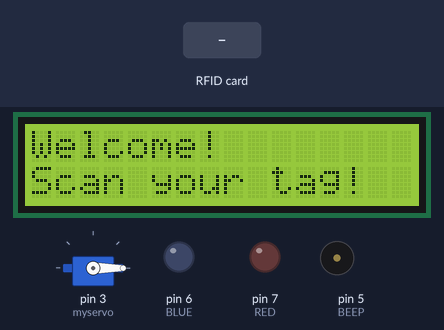
A sketch run on a simulated Arduino Uno, built with avr-gcc and run on an emulated ATmega328P. Parts: 16×2 character LCD, servo, output pins drawn as LEDs (lit = HIGH), buzzer (waves = sounding, pin HIGH). The inputs (shaded band) are chosen by the test bench. Pins used as bus, display or sensor lines are not drawn; what the sketch prints to the serial monitor is not drawn.

Above: at 1.3 s.
1.4 s: RFID card 43 C8 56 A8 held to the reader
At 1.58 s:
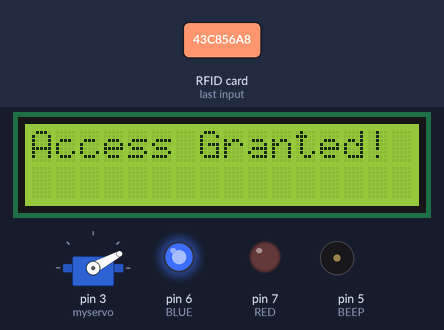
At 2.7 s:
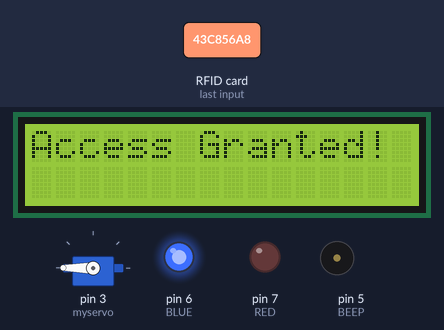
3.8 s: RFID card 5E 7A 19 C4 held to the reader
At 4.37 s:
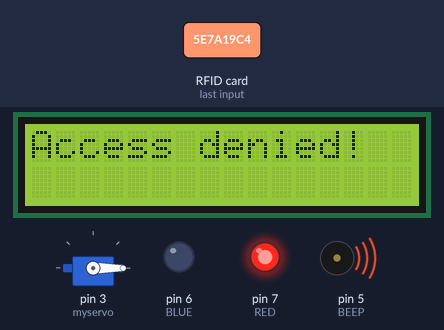
Timing chart, 0 to 7.0 s (numbered marks = the images above; inputs shaded):
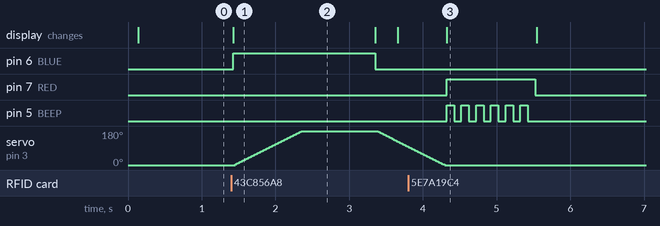

Measured:
- after the input at 1.4 s, pin 6 (BLUE): LOW → HIGH at once, → LOW 1.9 s later; servo on pin 3 (myservo): rises from 0° to 180° in 0.89 s, then falls to 99° in 1.4 s; the display: changes at once (image 1)
- after the input at 3.8 s, pin 7 (RED): LOW → HIGH after 0.52 s, → LOW 1.2 s later; pin 5 (BEEP): alternates HIGH for 0.10 s and LOW for 0.10 s, 12 changes in all, then stays LOW, starting after 0.52 s; the display: changes after 0.52 s (image 3)

The sketch:

sketch_mar10a.ino
```cpp
#include <SPI.h>
#include <MFRC522.h>
#include <Wire.h>
#include <LiquidCrystal_I2C.h>
#include <Servo.h>
#define ss_pin 10
#define reset_pin 9
#define RED 7
#define BLUE 6
#define BEEP 5
MFRC522 mfrc522(ss_pin,reset_pin);
Servo myservo;
LiquidCrystal_I2C lcd(0x3f,16,2);
int pos = 0;
void setup() {
  // put your setup code here, to run once:
  Serial.begin(9600);
  SPI.begin();
  mfrc522.PCD_Init();
  lcd.init();
  lcd.backlight();
  myservo.attach(3);
  pinMode(RED,OUTPUT);
  pinMode(BLUE,OUTPUT);
  pinMode(BEEP,OUTPUT);
}
void sweep(){
  while(pos <= 180){
    myservo.write(pos);
    pos++;
    delay(5);
  }
}
void antisweep(){
  while(pos >= 0){
    myservo.write(pos);
    pos--;
    delay(5);
  }
}
void alarm(){
  for(int i = 0; i <= 5;i++){
    digitalWrite(BEEP,HIGH);
    delay(100);
    digitalWrite(BEEP,LOW);
    delay(100);
  }
}
void auth(){
  lcd.setCursor(0,0);
  lcd.print("Scan your card");
}
void loop() {
  // put your main code here, to run repeatedly:
  //lcd.clear();
  lcd.setCursor(0,0);
  lcd.print("Welcome!");
  lcd.setCursor(0, 1);
  antisweep();
  lcd.print("Scan your tag!");
  if(!mfrc522.PICC_IsNewCardPresent()){
    return ;
  }
  if(!mfrc522.PICC_ReadCardSerial()){
    return ;
  }
  String content = " ";
  for(byte i = 0; i<mfrc522.uid.size;i++){
     content.concat(String(mfrc522.uid.uidByte[i] < 0x10 ? " 0" : " "));
     content.concat(String(mfrc522.uid.uidByte[i], HEX));
  }
  content = content.substring(1);
  content.toUpperCase();
  if(content == " 43 C8 56 A8"){
    lcd.clear();
    lcd.setCursor(0, 0);
    lcd.print("Access Granted!");
    digitalWrite(BLUE,HIGH);
    sweep();
    delay(1000);
    lcd.clear();
    digitalWrite(BLUE,LOW);
  }
  else{
    lcd.clear();
    lcd.setCursor(0, 0);
    lcd.print("Access denied!");
    digitalWrite(RED,HIGH);
    alarm();
    //delay(1000);
    lcd.clear();
    digitalWrite(RED,LOW);
  }
  Serial.println(content);
}
```
